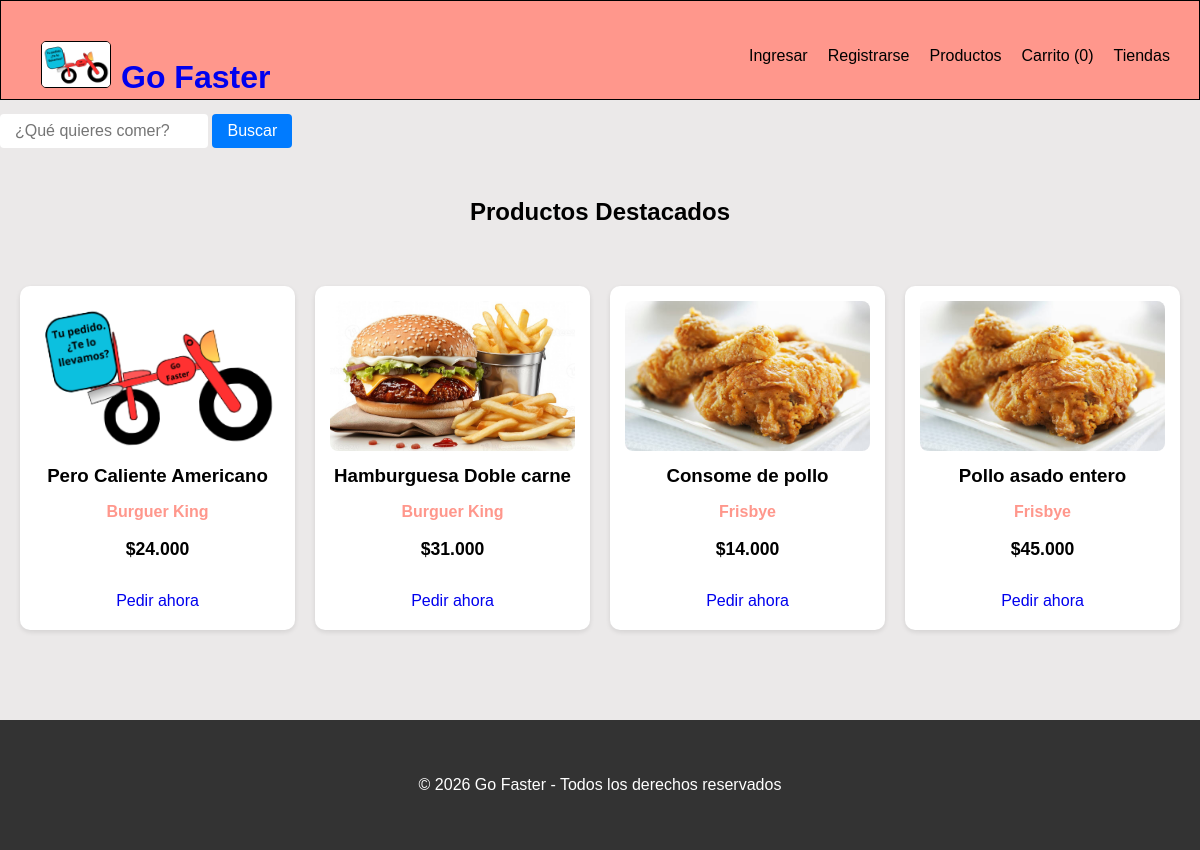
Page /inicio.php on the committed database.
### tables this page shows
CREATE TABLE `producto` (
  `id_Producto` int(11) NOT NULL AUTO_INCREMENT,
  `Nombres_prod` varchar(100) NOT NULL,
  `Caracteristicas_prod` varchar(400) NOT NULL,
  `Precio_prod` int(20) NOT NULL,
  `id_restaurante` int(11) NOT NULL,
  `Imagen_prod` varchar(255) DEFAULT 'go_faster.png',
  PRIMARY KEY (`id_Producto`),
  KEY `id_restaurante` (`id_restaurante`),
  CONSTRAINT `producto_ibfk_1` FOREIGN KEY (`id_restaurante`) REFERENCES `restaurante` (`id_Restaurante`) ON DELETE CASCADE ON UPDATE CASCADE
);

CREATE TABLE `restaurante` (
  `id_Restaurante` int(11) NOT NULL AUTO_INCREMENT,
  `Nombres_rest` varchar(100) NOT NULL,
  `Apellidos_rest` varchar(100) NOT NULL,
  `Banco_rest` varchar(30) NOT NULL,
  `Email_rest` varchar(100) NOT NULL,
  `Telefono_rest` bigint(20) DEFAULT NULL,
  `Direccion_rest` varchar(100) NOT NULL,
  `Ciudad_rest` varchar(50) NOT NULL,
  `Password_rest` varchar(255) NOT NULL,
  `Fecha_Nacimiento_rest` date NOT NULL,
  PRIMARY KEY (`id_Restaurante`)
);

### inicio.php (the view, shortened to what this page needs)
<?php
include 'db.php';
$consulta_destacados = "SELECT p.*, r.Nombres_rest FROM producto p JOIN restaurante r ON p.id_restaurante = r.id_Restaurante ORDER BY RAND() LIMIT 4";
$resultado_destacados = mysqli_query($conexion, $consulta_destacados);
?>
<!DOCTYPE html>
<html lang="es">
<head>
    <link rel="stylesheet" href="style.css">
    <link rel="stylesheet" type="text/css" href="normalize.css">
</head>
<body>
    <menu>
        <div class="div_logo">
            <a href="inicio.php"><IMG SRC="imagenes/go_faster.png" class="logo_gofaster" alt="Logo"></a>
            <a href="inicio.php" class="nombrelogo"><h1><br>Go Faster<br></h1></a>
        </div>
        <nav>
            <ul>
                <?php if(isset($_SESSION['id_Usuario'])): ?>
                    <li><a href="cuenta_usuario.php">Mi Cuenta</a></li>
                    <li><a href="salir.php">Salir</a></li>
                <?php else: ?>
                    <li><a href="autenticar.php">Ingresar</a></li>
                    <li><a href="registro_usuario.php">Registrarse</a></li>
                <?php endif; ?>
                <li><a href="productos.php">Productos</a></li>
                <li><a href="carrito.php">Carrito (<?php echo isset($_SESSION['carrito']) ? count($_SESSION['carrito']) : 0; ?>)</a></li>
                <li><a href="#tiendas">Tiendas</a></li>
            </ul>
        </nav>
    </menu>
    <header class="inicio_header">
        <div class="div_inicio">
            <h1>Bienvenido a la mejor experiencia de domicilios</h1>
            <p>Pide en tus restaurantes favoritos de Yarumal de forma rápida y segura.</p>
            <form action="buscar.php" method="get" class="form_busqueda_inicio">
                <input type="search" name="q" placeholder="¿Qué quieres comer?" class="input_busqueda1" required>
                <input type="submit" value="Buscar" class="input_busqueda2">
            </form>
        </div>
    </header>
    <section>
        <h2 style="text-align: center; margin-top: 50px;">Productos Destacados</h2>
        <div class="grid_destacados">
            <?php while($prod = mysqli_fetch_assoc($resultado_destacados)): ?>
                <div class="tarjeta_inicio">
                    <img src="imagenes/<?php echo !empty($prod['Imagen_prod']) ? $prod['Imagen_prod'] : 'go_faster.png'; ?>" class="imagen_inicio">
                    <h3 style="margin: 10px 0;"><?php echo htmlspecialchars($prod['Nombres_prod']); ?></h3>
                    <p style="color: #FF978C; font-weight: bold;"><?php echo htmlspecialchars($prod['Nombres_rest']); ?></p>
                    <p style="font-weight: bold; font-size: 1.1em;">$<?php echo number_format($prod['Precio_prod'], 0, ',', '.'); ?></p>
                    <a href="productos.php" class="btn_agregar" style="display: inline-block; text-decoration: none; margin-top: 10px; padding: 5px 15px;">Pedir ahora</a>
                </div>
            <?php endwhile; ?>
        </div>
    </section>
    <footer style="background: #333; color: white; padding: 40px 20px; text-align: center; margin-top: 50px;">
        <p>&copy; 2026 Go Faster - Todos los derechos reservados</p>
    </footer>
</body>
</html>

### style.css (style rules this page uses)
menu { position: fixed; top: 0; left: 0; width: 100%; height: 100px; z-index: 1000; display: block; overflow: visible; margin: 0px; border: 1px solid #000000; background-color: #FF978C; }
img { max-width: 100%; height: auto; }
.div_logo { display:inline-flex; cursor: pointer; }
.logo_gofaster { width: 70px; margin-top: 40PX; border: 1px solid #000000; border-radius: 5px; }
.nombrelogo { padding-left: 10px; padding-bottom: 30px; text-decoration: none; cursor: pointer; }
nav { display: flex; float: right; width: 500px; height: auto; min-width: 200px; min-height: 20px; padding-top: 20px; padding-right: 10px; cursor: pointer; }
nav ul { list-style: none; overflow: hidden; }
nav ul li { float:left; font-family: 'Gill Sans', 'Gill Sans MT', 'Calibri', 'Trebuchet MS', sans-serif, sans-serif; font-size: 16px; }
nav ul li a { display: block; padding: 10px; color: #000000; text-decoration: none; }
body { background-color: #EBE9E9; }
* { box-sizing: border-box; }
html { scroll-behavior: smooth; }
body { font-family:'Gill Sans', 'Gill Sans MT', 'calibri', 'Trebuchet MS', sans-serif, sans-serif; }
.input_busqueda1 { padding: 8px 15px; color: rgb(0, 0, 0); border: none; border-radius: 4px; cursor: pointer; font-size: 16px; }
.input_busqueda2 { padding: 8px 15px; background-color: #007bff; color: white; border: none; border-radius: 4px; cursor: pointer; font-size: 16px; }

### inicio.php (style rules this page uses)
.grid_destacados { display: grid; grid-template-columns: repeat(auto-fill, minmax(250px, 1fr)); gap: 20px; padding: 40px 20px; max-width: 1200px; margin: auto; }
.tarjeta_inicio { background: white; border-radius: 10px; box-shadow: 0 2px 5px rgba(0,0,0,0.1); padding: 15px; text-align: center; }
.imagen_inicio { width: 100%; height: 150px; object-fit: cover; border-radius: 8px; }

### rows in the picture
producto: Imagen_prod (picture), Nombres_prod "Pero Caliente Americano", id_restaurante.Nombres_rest "Burguer King", Precio_prod "24.000"
producto: Imagen_prod (picture), Nombres_prod "Hamburguesa Doble carne", id_restaurante.Nombres_rest "Burguer King", Precio_prod "31.000"
producto: Imagen_prod (picture), Nombres_prod "Consome de pollo", id_restaurante.Nombres_rest "Frisbye", Precio_prod "14.000"
producto: Imagen_prod (picture), Nombres_prod "Pollo asado entero", id_restaurante.Nombres_rest "Frisbye", Precio_prod "45.000"
